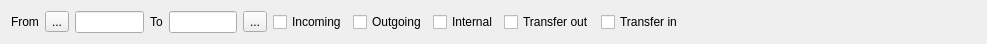
<?xml version="1.0" encoding="UTF-8"?>
<ui version="4.0">
 <class>FCallHistory</class>
 <widget class="QWidget" name="FCallHistory">
  <property name="geometry">
   <rect>
    <x>0</x>
    <y>0</y>
    <width>987</width>
    <height>41</height>
   </rect>
  </property>
  <property name="windowTitle">
   <string>Form</string>
  </property>
  <layout class="QHBoxLayout" name="horizontalLayout">
   <item>
    <widget class="QLabel" name="label">
     <property name="text">
      <string>From</string>
     </property>
    </widget>
   </item>
   <item>
    <widget class="QToolButton" name="toolButton">
     <property name="focusPolicy">
      <enum>Qt::NoFocus</enum>
     </property>
     <property name="text">
      <string>...</string>
     </property>
     <property name="icon">
      <iconset resource="../Resort/res.qrc">
       <normaloff>:/images/left.png</normaloff>:/images/left.png</iconset>
     </property>
    </widget>
   </item>
   <item>
    <widget class="EDateEdit" name="deStart">
     <property name="maximumSize">
      <size>
       <width>100</width>
       <height>16777215</height>
      </size>
     </property>
    </widget>
   </item>
   <item>
    <widget class="QLabel" name="label_2">
     <property name="text">
      <string>To</string>
     </property>
    </widget>
   </item>
   <item>
    <widget class="EDateEdit" name="deEnd">
     <property name="maximumSize">
      <size>
       <width>100</width>
       <height>16777215</height>
      </size>
     </property>
    </widget>
   </item>
   <item>
    <widget class="QToolButton" name="toolButton_2">
     <property name="focusPolicy">
      <enum>Qt::NoFocus</enum>
     </property>
     <property name="text">
      <string>...</string>
     </property>
     <property name="icon">
      <iconset resource="../Resort/res.qrc">
       <normaloff>:/images/right.png</normaloff>:/images/right.png</iconset>
     </property>
    </widget>
   </item>
   <item>
    <widget class="EQCheckBox" name="chIn">
     <property name="focusPolicy">
      <enum>Qt::NoFocus</enum>
     </property>
     <property name="text">
      <string>Incoming</string>
     </property>
     <property name="checked">
      <bool>false</bool>
     </property>
    </widget>
   </item>
   <item>
    <widget class="EQCheckBox" name="chOut">
     <property name="focusPolicy">
      <enum>Qt::NoFocus</enum>
     </property>
     <property name="text">
      <string>Outgoing</string>
     </property>
     <property name="checked">
      <bool>false</bool>
     </property>
    </widget>
   </item>
   <item>
    <widget class="EQCheckBox" name="chInt">
     <property name="focusPolicy">
      <enum>Qt::NoFocus</enum>
     </property>
     <property name="text">
      <string>Internal</string>
     </property>
     <property name="checked">
      <bool>false</bool>
     </property>
    </widget>
   </item>
   <item>
    <widget class="EQCheckBox" name="chTOut">
     <property name="focusPolicy">
      <enum>Qt::NoFocus</enum>
     </property>
     <property name="text">
      <string>Transfer out</string>
     </property>
     <property name="checked">
      <bool>false</bool>
     </property>
    </widget>
   </item>
   <item>
    <widget class="EQCheckBox" name="chTIn">
     <property name="focusPolicy">
      <enum>Qt::NoFocus</enum>
     </property>
     <property name="text">
      <string>Transfer in</string>
     </property>
     <property name="checked">
      <bool>false</bool>
     </property>
    </widget>
   </item>
   <item>
    <spacer name="horizontalSpacer">
     <property name="orientation">
      <enum>Qt::Horizontal</enum>
     </property>
     <property name="sizeHint" stdset="0">
      <size>
       <width>324</width>
       <height>20</height>
      </size>
     </property>
    </spacer>
   </item>
  </layout>
 </widget>
 <customwidgets>
  <customwidget>
   <class>EDateEdit</class>
   <extends>QLineEdit</extends>
   <header location="global">edateedit.h</header>
  </customwidget>
  <customwidget>
   <class>EQCheckBox</class>
   <extends>QCheckBox</extends>
   <header location="global">eqcheckbox.h</header>
  </customwidget>
 </customwidgets>
 <resources>
  <include location="../Resort/res.qrc"/>
 </resources>
 <connections/>
</ui>
